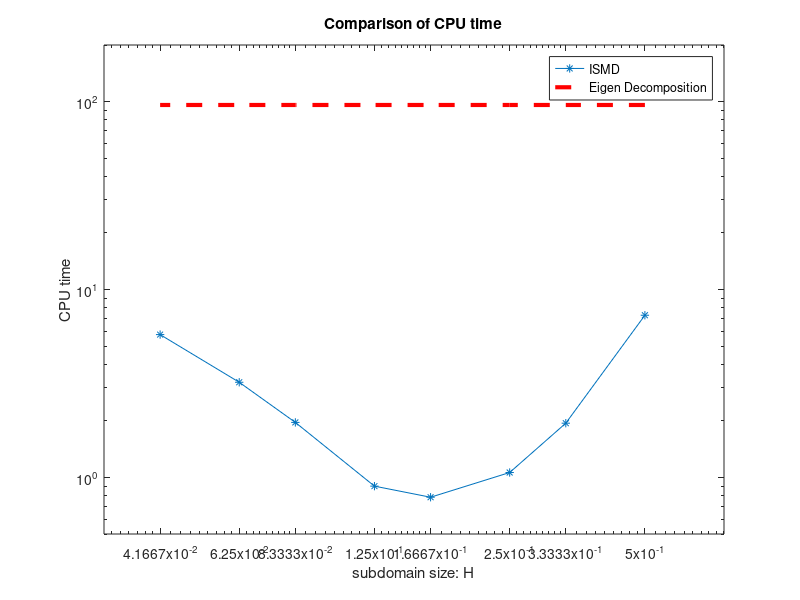
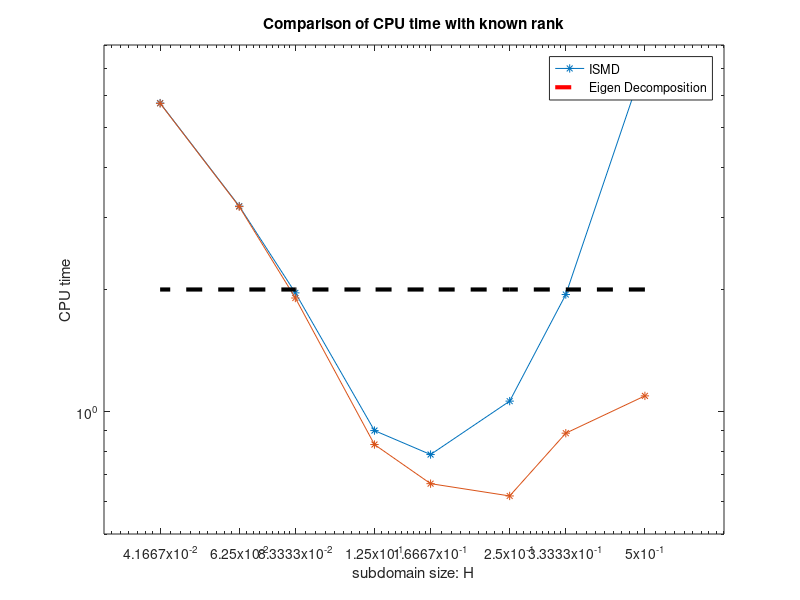

MATLAB code for these plots, in order:
% HH and CPU time
HH= [1/2, 1/3, 1/4, 1/6, 1/8, 1/12, 1/16, 1/24];
CPUtime = [7.2961, 1.9438, 1.0621, 0.7846,  0.8988, 1.9623, 3.2092, 5.7554];
CPUtime2 = [1.0942, 0.8856, 0.6204, 0.6652,  0.8304, 1.9059, 3.1999, 5.7468];
EigenTime = 95.908625*ones(size(HH));
EigenTime2 = 2*ones(size(HH));

% plot
filename1 = ['data/CPUtime.eps'];
h1 = figure(1);
loglog(HH, CPUtime,'*-');
hold on
loglog(HH, EigenTime, 'r--','LineWidth',3);
xlim([1/32 3/4]); ylim([0.5 200]);
legend('ISMD', 'Eigen Decomposition');
xlabel('subdomain size: H');
ylabel('CPU time');
set(gca,'xtick',fliplr(HH));
title('Comparison of CPU time');
pause;
print(gcf,'-depsc2',filename1);
close(h1);

filename1 = ['data/CPUtime2.eps'];
h1 = figure(1);
loglog(HH, CPUtime2,'*-');
hold on
loglog(HH, EigenTime2, 'k--','LineWidth',3);
xlim([1/32 3/4]); ylim([0.5 8]);
legend('ISMD', 'Eigen Decomposition');
xlabel('subdomain size: H');
ylabel('CPU time');
set(gca,'xtick',fliplr(HH));
title('Comparison of CPU time with known rank');
pause;
print(gcf,'-depsc2',filename1);
close(h1);
